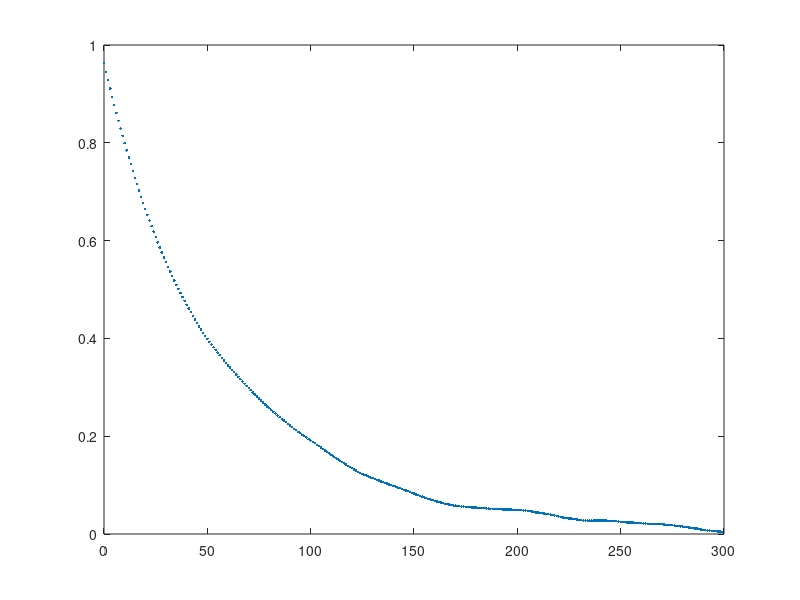

Reproduce this figure in MATLAB.
%covmethod.m
N=10^5; %sample size, including burn-in
tstat = 300; %burn-in period and maximal lag
sample = zeros(N,1);
sigma = 0.2; %standard deviation of proposal
X = randn*sigma; %generate an initializing point
for k=1:N
    Y = X + randn*sigma; %generate the proposal move
    if rand<min(exp(-.5*(Y-10)^2+.5*(X-10)^2), 1) %acceptance step
        X = Y; %update X
    end
    sample(k) = X; %store sample
end
K = tstat; x = sample(tstat:N);
[R,lags] = xcov(x,K,'unbiased'); %calculate covariance function
plot(lags(K+1:2*K),R(K+1:2*K),'.') %plot covariance function
S2 = R(K+1) + 2*sum(R(K+2:2*K)); %asymptotic variance
ell = mean(x);
RE = sqrt(S2)/ell/sqrt(numel(x));
fprintf('ell = %g ; CI = ( %g , %g ) \n',...
    ell,ell*(1-1.96*RE),ell*(1+1.96*RE))
